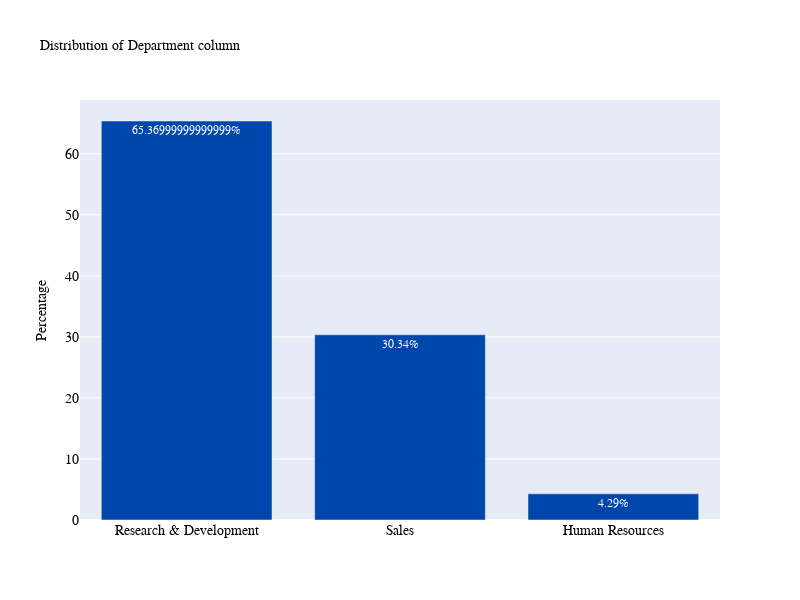

Notebook code cell kept with this figure:
### Markdown cell above
### 4. Which department has the highest number of employees? (Department)

### Code cell
plot_bar('Department')

### Figure 1 — Plotly figure (JSON) as saved in the notebook; plotly's stock layout.template omitted (floating-point values rounded to 4 significant figures)
{"data": [{"marker": {"color": "#0047AB"}, "text": ["65.36999999999999%", "30.34%", "4.29%"], "textposition": "auto", "type": "bar", "x": ["Research & Development", "Sales", "Human Resources"], "y": [65.37, 30.34, 4.29]}], "layout": {"autosize": false, "font": {"color": "white", "family": "Courier New, monospace", "size": 12}, "height": 600, "title": {"font": {"color": "black", "family": "Courier New, monospace", "size": 14}, "text": "Distribution of Department column"}, "width": 800, "xaxis": {"tickfont": {"color": "black", "family": "Courier New, monospace", "size": 14}}, "yaxis": {"tickfont": {"color": "black", "family": "Courier New, monospace", "size": 14}, "title": {"font": {"color": "black", "size": 14}, "text": "Percentage"}}}}
